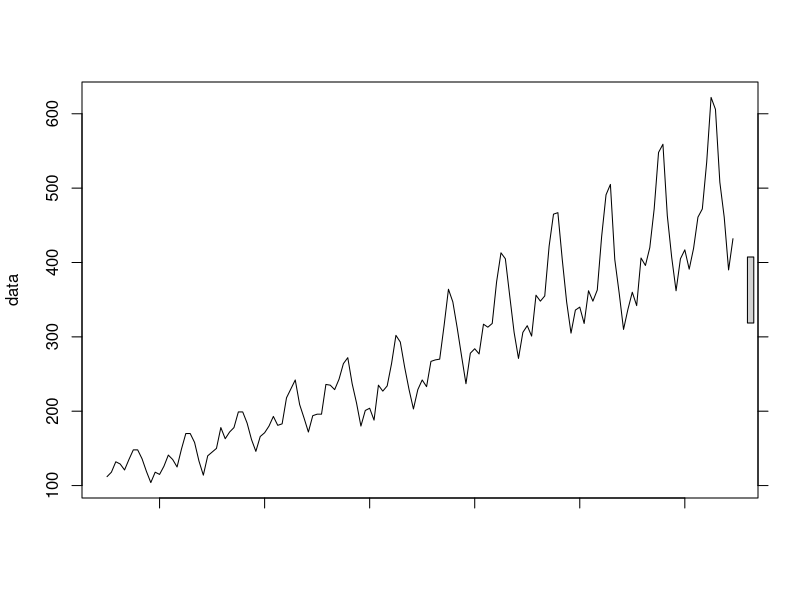
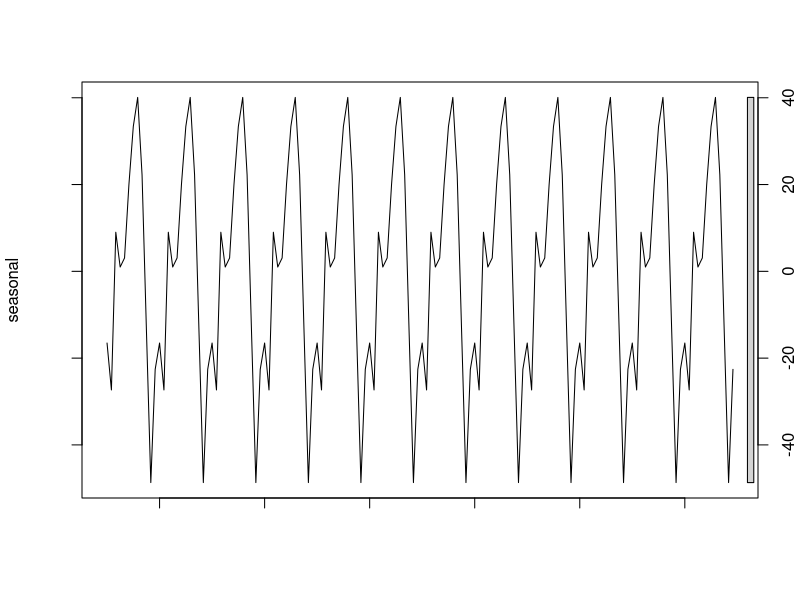
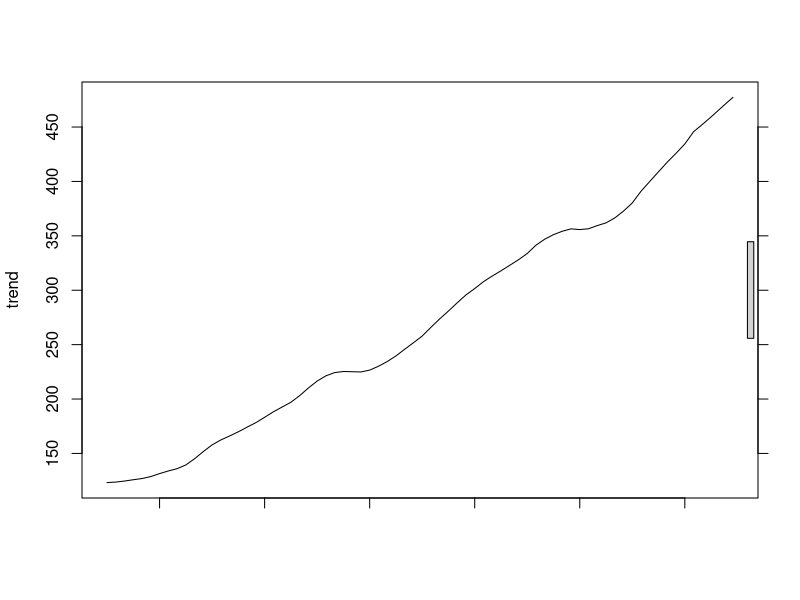
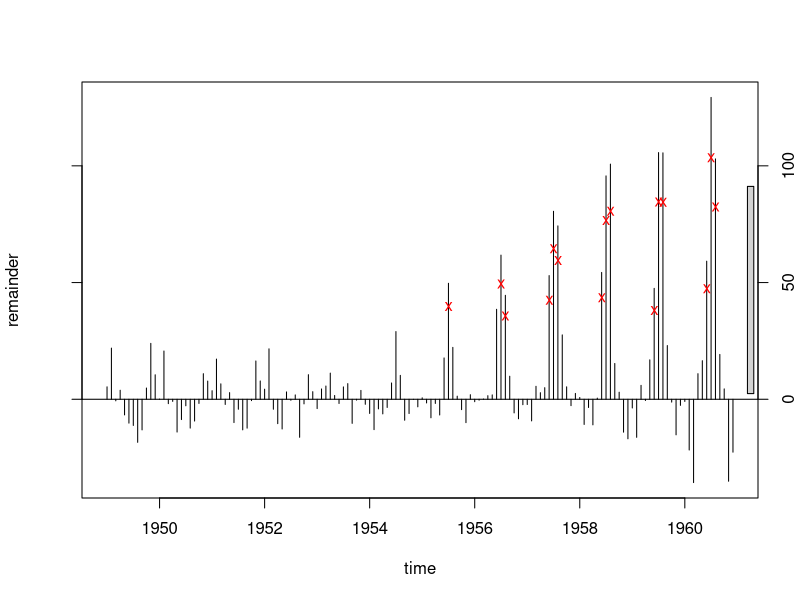

Recreate these plots in R, in order.
setwd('C:\\Users\\Ivan.Liuyanfeng\\Desktop\\Data_Mining_Work_Space\\rdatamining')
# use robust fitting
f <- stl(AirPassengers, "periodic", robust=TRUE)
(outliers <- which(f$weights<1e-8))
# set layout
op <- par(mar=c(0, 4, 0, 3), oma=c(5, 0, 4, 0), mfcol=c(4, 1))
png('outlier-time-series.png')
plot(f, set.pars=NULL)
sts <- f$time.series
# plot outliers
points(time(sts)[outliers], 0.8*sts[,"remainder"][outliers], pch="x", col="red")
dev.off()
par(op) # reset layout
